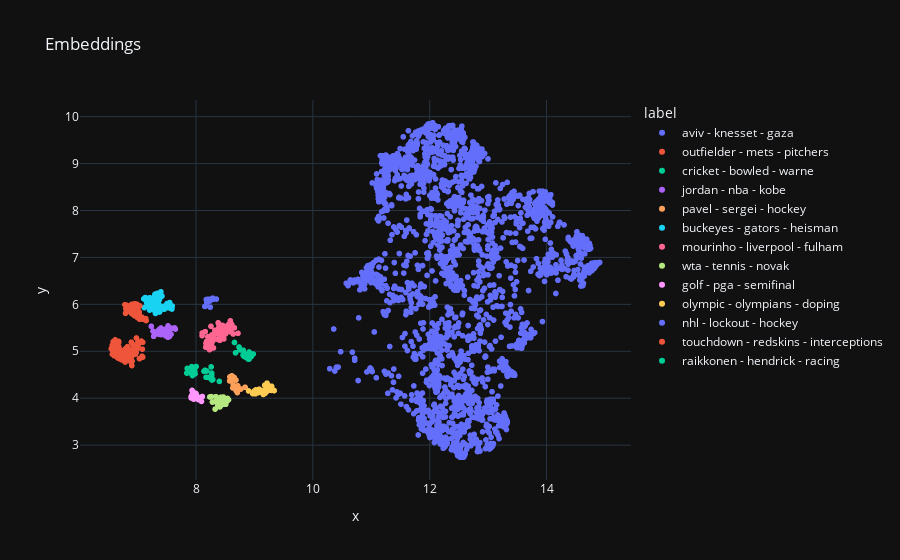

The code cell stored with this chart in its notebook:
### Code cell
# scatter plot
hover_data = {
    "text_short": True,
    "x": False,
    "y": False
}
fig = px.scatter(df_no_outliers, x="x", y="y", template="plotly_dark",
                   title="Embeddings", color="label", hover_data=hover_data)
fig.show()
